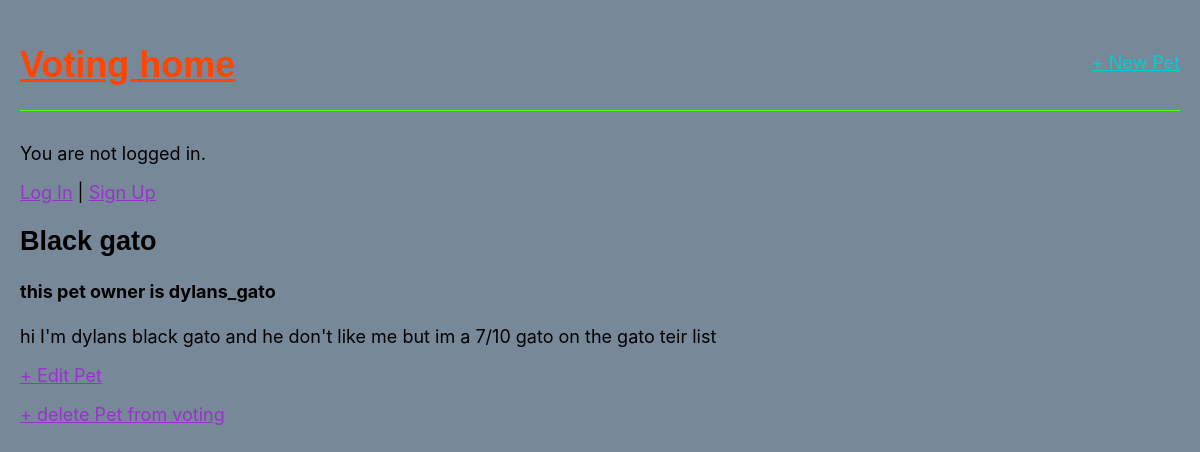
The app's page /pets/5/ with its own data.
### Voting/models.py (models this page shows, shortened)
class Pet(models.Model):
    Type = models.CharField(max_length=200)
    owner = models.ForeignKey(
        'auth.User',
        on_delete=models.CASCADE,
    )
    description = models.TextField()
    voters = models.ManyToManyField(User, related_name='voted_pets', blank=True)

### Voting/views.py (the view)
# urls.py: path('pets/<int:pk>/', PetDetail.as_view(), name= 'pet_detail'),
class PetDetail(DetailView):
    model = Pet
    template_name = 'pet_detail.html'

### templates/pet_detail.html (shortened to what this page needs)
{% extends "base.html" %}
    {% block content %}
    <div class = 'pets-entry'>
        <h2>{{ pet.Type }}</h2>
        <h4>this pet owner is {{pet.owner }}</h4>
        <p>{{ pet.description }}</p>
    </div>
    <a href="{% url "pet_edit" pet.pk%}">+ Edit Pet</a>
    <a href="{% url "pet_delete" pet.pk %}">+ delete Pet from voting</a>
{% endblock content%}

### static/css/base.css (style rules this page uses)
body { font-family: 'Inter', sans-serif; font-size: 18px; background-color: lightslategray; max-width: 1200px; margin: 0 auto; padding: 20px; }
h1, h2, h3 { font-family: 'Poppins', sans-serif; }
main a, body > a { color: darkorchid; }

### records on screen
Pet: Type "Black gato", owner "dylans_gato", description "hi I'm dylans black gato and he don't like me but im a 7/10 gato on the gato teir list"
